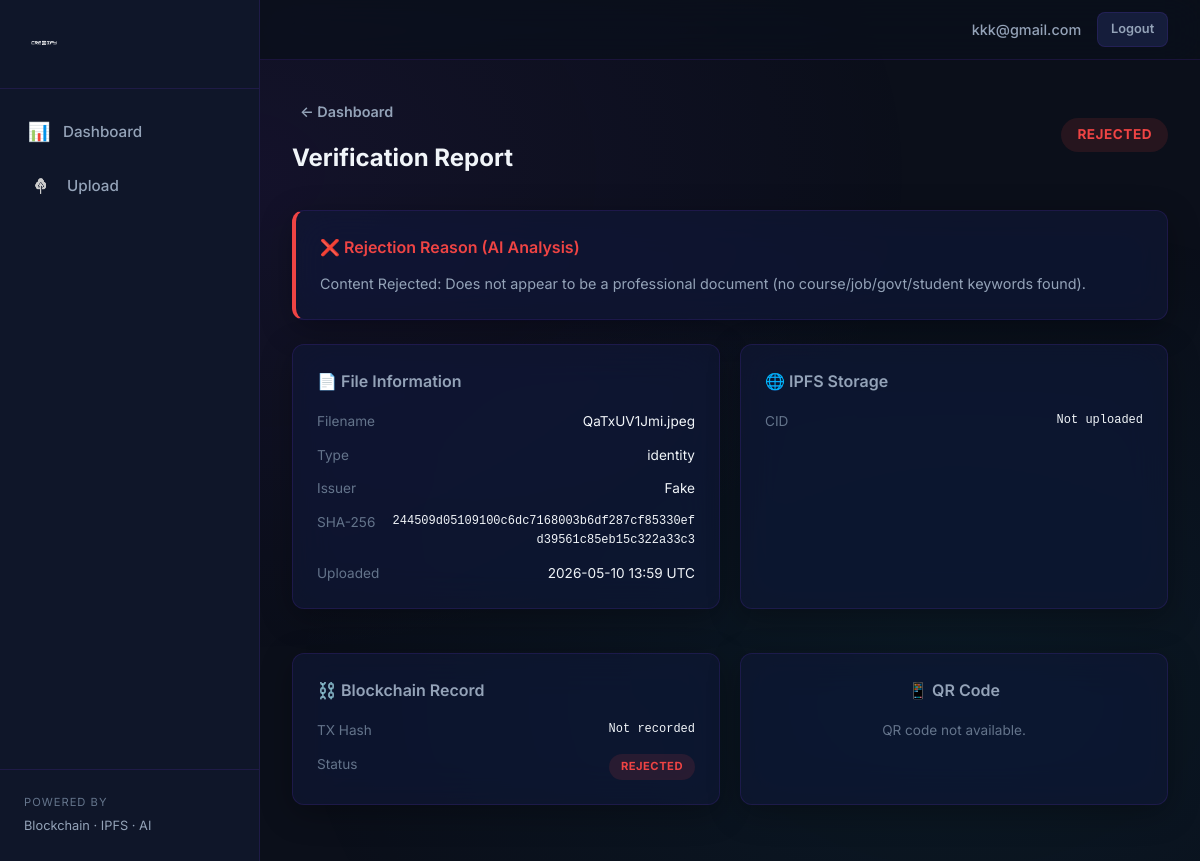
The page /report/16 (signed in) on the database its author committed.
### app/models.py (models this page shows, shortened)
class User(UserMixin, db.Model):
    __tablename__ = "users"
    id = db.Column(db.Integer, primary_key=True)
    email = db.Column(db.String(120), unique=True, nullable=False, index=True)
    password_hash = db.Column(db.String(256), nullable=False)
    role = db.Column(
        db.String(20),
        nullable=False,
        default="citizen",
    )  # citizen | issuer | verifier | admin
    created_at = db.Column(
        db.DateTime, default=lambda: datetime.now(timezone.utc)
    )
    totp_secret = db.Column(db.String(32), nullable=True)  # base32-encoded TOTP secret
    two_fa_enabled = db.Column(db.Boolean, default=False, nullable=False)
    kyc_status = db.Column(
        db.String(20), nullable=False, default="pending"
    )  # pending | verified | rejected
    kyc_full_name = db.Column(db.String(255), nullable=True)
    kyc_id_number = db.Column(db.String(100), nullable=True)
    kyc_id_type = db.Column(db.String(50), nullable=True)  # passport | national_id | drivers_license
    kyc_submitted_at = db.Column(db.DateTime, nullable=True)
    kyc_verified_at = db.Column(db.DateTime, nullable=True)
    email_verified = db.Column(db.Boolean, default=False, nullable=False)
    documents = db.relationship(
        "Document", backref="owner", lazy=True, foreign_keys="Document.owner_id", cascade="all, delete-orphan"
    )
    verification_records = db.relationship(
        "VerificationRecord", backref="verifier", lazy=True, cascade="all, delete-orphan"
    )

class Document(db.Model):
    __tablename__ = "documents"
    id = db.Column(db.Integer, primary_key=True)
    owner_id = db.Column(
        db.Integer, db.ForeignKey("users.id"), nullable=False, index=True
    )
    filename = db.Column(db.String(255), nullable=False)
    original_name = db.Column(db.String(255), nullable=False)
    sha256_hash = db.Column(db.String(64), nullable=False, index=True)
    ipfs_cid = db.Column(db.String(128), nullable=True)
    blockchain_tx_id = db.Column(db.String(128), nullable=True)
    upload_date = db.Column(
        db.DateTime, default=lambda: datetime.now(timezone.utc)
    )
    doc_type = db.Column(db.String(50), nullable=True)  # e.g. certificate, transcript
    issuer_name = db.Column(db.String(255), nullable=True)
    issue_date = db.Column(db.Date, nullable=True)
    status = db.Column(
        db.String(20), nullable=False, default="pending"
    )  # pending | verified | flagged | rejected | revoked
    rejection_reason = db.Column(db.Text, nullable=True)  # AI rejection details
    audit_logs = db.relationship("AuditLog", backref="document", lazy=True, cascade="all, delete-orphan")
    verification_records = db.relationship(
        "VerificationRecord", backref="document", lazy=True, cascade="all, delete-orphan"
    )

### app/routes/documents.py (the view)
@documents_bp.route("/report/<int:doc_id>")
@login_required
def report(doc_id: int):
    doc = Document.query.get_or_404(doc_id)
    if doc.owner_id != current_user.id and current_user.role not in ("verifier", "admin"):
        flash("Access denied.", "error")
        return redirect(url_for("documents.dashboard"))
    return render_template("report.html", doc=doc)

### app/models.py (called while the page is built)
@login_manager.user_loader
def load_user(user_id: str):
    return db.session.get(User, int(user_id))

### app/templates/report.html (shortened to what this page needs)
{% extends "base.html" %}
{% block content %}
<div style="max-width: 900px; margin: 0 auto;">
    <div class="page-header">
        <div>
            <a href="{{ url_for('documents.dashboard') }}" class="btn btn--ghost" style="margin-bottom: 0.5rem;">← Dashboard</a>
            <h2>Verification Report</h2>
        </div>
        <span class="badge badge--{{ doc.status }}" style="font-size: 0.85rem; padding: 0.4rem 1rem;">{{ doc.status | upper }}</span>
    </div>
    {% if doc.status == 'rejected' and doc.rejection_reason %}
    <div class="card" style="border-left: 4px solid var(--danger); margin-bottom: 1.5rem;">
        <h3 style="font-size: 1rem; font-weight: 600; color: var(--danger); margin-bottom: 0.75rem;">❌ Rejection Reason (AI Analysis)</h3>
        <p style="color: var(--text-secondary); font-size: 0.9rem; line-height: 1.6;">{{ doc.rejection_reason }}</p>
    </div>
    {% endif %}
    <div class="report-grid">
        <div class="card">
            <h2 style="font-size: 1rem; font-weight: 600; color: var(--text-secondary); margin-bottom: 1rem;">📄 File Information</h2>
            <div class="info-rows">
                <div class="info-row"><span class="info-key">Filename</span><span class="info-value">{{ doc.original_name }}</span></div>
                <div class="info-row"><span class="info-key">Type</span><span class="info-value">{{ doc.doc_type or '—' }}</span></div>
                <div class="info-row"><span class="info-key">Issuer</span><span class="info-value">{{ doc.issuer_name or '—' }}</span></div>
                <div class="info-row"><span class="info-key">SHA-256</span><span class="info-value mono text-mono" style="font-size: 0.75rem;">{{ doc.sha256_hash }}</span></div>
                <div class="info-row"><span class="info-key">Uploaded</span><span class="info-value">{{ doc.upload_date.strftime('%Y-%m-%d %H:%M UTC') if doc.upload_date else '—' }}</span></div>
            </div>
        </div>
        <div class="card">
            <h2 style="font-size: 1rem; font-weight: 600; color: var(--text-secondary); margin-bottom: 1rem;">🌐 IPFS Storage</h2>
            <div class="info-rows">
                <div class="info-row"><span class="info-key">CID</span><span class="info-value mono text-mono" style="font-size: 0.75rem;">{{ doc.ipfs_cid or 'Not uploaded' }}</span></div>
            </div>
        </div>
        <div class="card">
            <h2 style="font-size: 1rem; font-weight: 600; color: var(--text-secondary); margin-bottom: 1rem;">⛓️ Blockchain Record</h2>
            <div class="info-rows">
                <div class="info-row"><span class="info-key">TX Hash</span><span class="info-value mono text-mono" style="font-size: 0.75rem;">{{ doc.blockchain_tx_id or 'Not recorded' }}</span></div>
                <div class="info-row"><span class="info-key">Status</span><span class="badge badge--{{ doc.status }}">{{ doc.status | upper }}</span></div>
            </div>
        </div>
        <div class="card text-center">
            <h2 style="font-size: 1rem; font-weight: 600; color: var(--text-secondary); margin-bottom: 1rem;">📱 QR Code</h2>
            {% set qr_path = '/static/qrcodes/' ~ doc.id ~ '.png' %}
            <p style="display: none; color: var(--text-muted); font-size: 0.85rem;">QR code not available.</p>
        </div>
    </div>
</div>
{% endblock %}

### app/templates/base.html (shortened to what this page needs)
<!DOCTYPE html>
<html lang="en">
<head>
    <link rel="stylesheet" href="{{ url_for('static', filename='css/style.css') }}">
</head>
<body>
    <div class="app-layout">
        <aside class="sidebar" id="sidebar">
            <div class="sidebar-header">
                <a href="{{ url_for('auth.index') }}" class="logo" style="display: flex; align-items: center;">
                    <img src="{{ url_for('static', filename='images/logo.png') }}" alt="CREDIFY" style="height: 40px;">
                </a>
            </div>
            <nav class="sidebar-nav">
                {% if current_user.is_authenticated %}
                    {% if current_user.role != 'admin' %}
                    <a href="{{ url_for('documents.dashboard') }}" class="nav-link {% if request.endpoint == 'documents.dashboard' %}active{% endif %}">
                        <span class="icon">📊</span> Dashboard
                    </a>
                    {% endif %}
                    {% if current_user.role not in ('verifier', 'admin') %}
                    <a href="{{ url_for('documents.upload') }}" class="nav-link {% if request.endpoint == 'documents.upload' %}active{% endif %}">
                        <img src="{{ url_for('static', filename='images/upload.png') }}" alt="" class="icon" style="width: 1.75rem; height: 1.75rem; filter: brightness(0.8) grayscale(100%);"> Upload
                    </a>
                    {% endif %}
                {% endif %}
            </nav>
            <div style="margin-top: auto; padding: 1.5rem; border-top: 1px solid var(--border);">
                <div style="font-size: 0.7rem; color: var(--text-muted); text-transform: uppercase; letter-spacing: 1px;">Powered by</div>
                <div style="font-size: 0.8rem; color: var(--text-secondary); margin-top: 0.25rem;">Blockchain · IPFS · AI</div>
            </div>
        </aside>
        <div class="main-wrapper">
            <header class="topbar">
                <div class="topbar-right">
                    {% if current_user.is_authenticated %}
                        <span class="user-name">{{ current_user.email }}</span>
                        <a href="{{ url_for('auth.logout') }}" class="btn btn--secondary" style="font-size: 0.8rem; padding: 0.4rem 0.8rem;">Logout</a>
                    {% endif %}
                </div>
            </header>
            <main class="content">
                {% block content %}{% endblock %}
            </main>
        </div>
    </div>
</body>
</html>

### rows shown on the page
User: email "kkk@gmail.com"
Document: status "REJECTED", rejection_reason "Content Rejected: Does not appear to be a professional document (no course/job/govt/student keywords found).", original_name "QaTxUV1Jmi.jpeg", doc_type "identity", issuer_name "Fake", sha256_hash "244509d05109100c6dc7168003b6df287cf85330efd39561c85eb15c322a33c3", upload_date "2026-05-10 13:59 UTC", ipfs_cid "Not uploaded"

### other values the page prints
{{ doc.blockchain_tx_id or 'Not recorded' }} "Not recorded"
